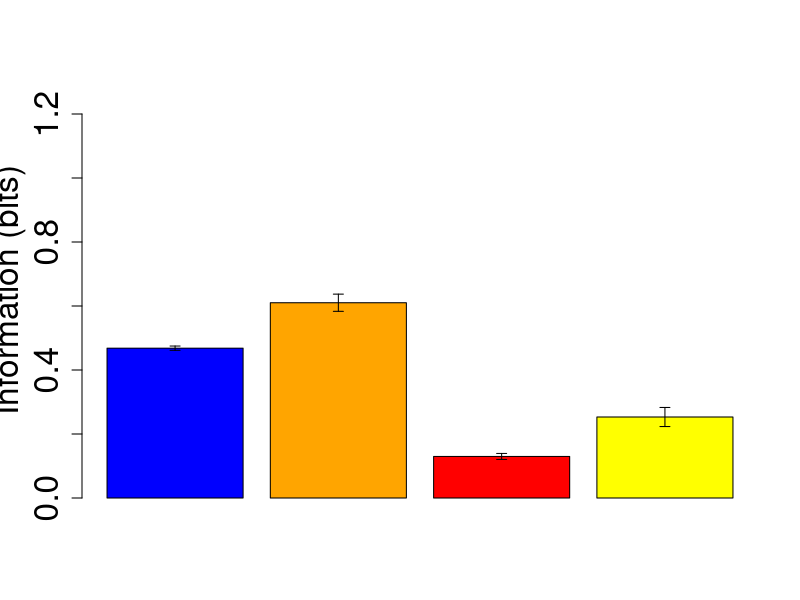

Source code (R):
require(abind);

tab<-matrix(ncol=4,nrow=5);

tab[,1] <- read.table(file="QL196_all.dat",header=F)$V1;
tab[,2] <- read.table(file="QL404_all.dat",header=F)$V1;
tab[,3] <- read.table(file="QL402_all.dat",header=F)$V1;
tab[,4] <- read.table(file="QL435_all.dat",header=F)$V1;

t_mean <- apply(tab,2,mean);
t_var <- apply(tab,2,sd);

pos<-barplot(t_mean,beside=T,cex.axis=2,ylim=c(0,1.3),
		ylab="Information (bits)",xaxt="n",cex.lab=2,
		cex.main=2,
		col=c("blue","orange","red","yellow"));
arrows(pos,t_mean-t_var,pos,t_mean+t_var, length=0.05,angle=90,code=3,xpd=T);

